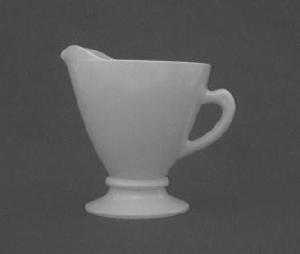
#> input picture module1/images/teacup.jpg, 300 x 254 px
$ python contour-properties-1.11.2.py --image images/teacup.jpg   (older library calls are emulated)
#> lines starting #> are read from the running program, lines starting #| are printed output that depends on the picture; after the words box and inside, x2 and y2 are one past the last pixel; in counts of white or black regions, pixels touching at a corner belong together; long printed decimals are rounded
# import the necessary packages
################################################################
# See this page for discussion https://gurus.pyimagesearch.com/topic/simple-contour-properties/
################################################################


# import the necessary packages
import numpy as np
import argparse
import cv2
import imutils

# construct the argument parser and parse the arguments
ap = argparse.ArgumentParser()
ap.add_argument("-i", "--image", required=True, help="Path to the image")
args = vars(ap.parse_args())

# load the image and convert it to grayscale
image = cv2.imread(args["image"])
#> image is the input picture: shape (254, 300, 3); min 62, max 199, mean 89.6
gray = cv2.cvtColor(image, cv2.COLOR_BGR2GRAY)

# find external contours in the image
cnts = cv2.findContours(gray.copy(), cv2.RETR_EXTERNAL, cv2.CHAIN_APPROX_SIMPLE)
#> cnts = 1 contour; box (x1, y1, x2, y2) and area: (0, 0, 300, 254) 75647
cnts = imutils.grab_contours(cnts)
#> cnts = [[[0, 0], [0, 253], [299, 253], [299, 0]]]
clone = image.copy()

# loop over the contours
for c in cnts:
    # compute the moments of the contour which can be used to compute the
    # centroid or "center of mass" of the region
    M = cv2.moments(c)
    # print("For this countour, M looks like this {}".format(M))
    cX = int(M["m10"] / M["m00"])
    cY = int(M["m01"] / M["m00"])

    # draw the center of the contour on the image
    cv2.circle(clone, (cX, cY), 10, (255, 0, 0), -1)
#> this loop made 1 pass
#> (c, cX, cY) on pass 1: ([[0, 0], [0, 253], [299, 253], [299, 0]], 149, 126)
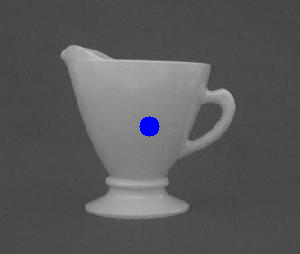
#> clone: shape (254, 300, 3); 0.42% of pixels changed, all inside (x1, y1, x2, y2) = (139, 116, 160, 137)

# show the output image
cv2.imshow("Centroids", clone)
cv2.waitKey(0)


clone = image.copy()
# loop over the contours again
for (i, c) in enumerate(cnts):
    # compute the area and the perimeter of the contour
    area = cv2.contourArea(c)
    perimeter = cv2.arcLength(c, True)
    print("Contour #{} -- area: {:.2f}, perimeter: {:.2f}".format(i + 1, area, perimeter))

    # draw the contour on the image
    cv2.drawContours(clone, [c], -1, (0, 255, 0), 2)

    # compute the center of the contour and draw the contour number
    M = cv2.moments(c)
    cX = int(M["m10"] / M["m00"])
    cY = int(M["m01"] / M["m00"])
    print("Centroid for contour {} is located at ({},{})".format(i + 1,cX,cY ))
    cv2.putText(clone, "#{}".format(i + 1), (cX - 20, cY), cv2.FONT_HERSHEY_SIMPLEX,
                1.25, (255, 255, 255), 4)
#> this loop made 1 pass
#> (c, area, perimeter, cX, cY) on pass 1: ([[0, 0], [0, 253], [299, 253], [299, 0]], 75647, 1104, 149, 126)
#| Contour #1 -- area: 75647.00, perimeter: 1104.00
#| Centroid for contour 1 is located at (149,126)
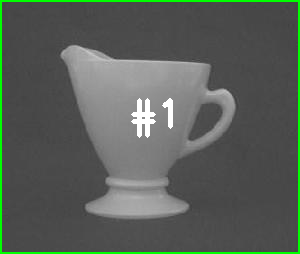
#> clone: shape (254, 300, 3); 3.78% of pixels changed, all inside (x1, y1, x2, y2) = (0, 0, 300, 254)

# show the output image
cv2.imshow("Contours", clone)
cv2.waitKey()

# clone the original image
clone = image.copy()

# loop over the contours
for (i, c) in enumerate(cnts):
    # fit a bounding box to the contour
    (x, y, w, h) = cv2.boundingRect(c)
    print("Bunding rect for contour {} x={} y={} w={} h={})".format(i + 1, x, y, w, h))
    cv2.rectangle(clone, (x, y), (x + w, y + h), (255, 0, 0), 1)
#> this loop made 1 pass
#> (c, x, y, w, h) on pass 1: ([[0, 0], [0, 253], [299, 253], [299, 0]], 0, 0, 300, 254)
#| Bunding rect for contour 1 x=0 y=0 w=300 h=254)
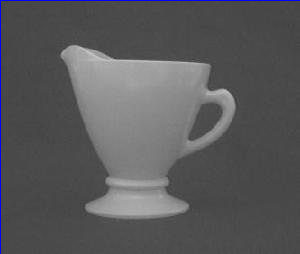
#> clone: shape (254, 300, 3); 0.73% of pixels changed, all inside (x1, y1, x2, y2) = (0, 0, 300, 254)

# show the output image
cv2.imshow("Bounding Boxes", clone)
cv2.waitKey(0)

# loop over the contours
for c in cnts:
    # fit a rotated bounding box to the contour and draw a rotated bounding box
    box = cv2.minAreaRect(c)
    box = np.int0(cv2.cv.BoxPoints(box) if imutils.is_cv2() else cv2.boxPoints(box))
    cv2.drawContours(clone, [box], -1, (0, 255, 0), 2)
#> this loop made 1 pass
#> (c, box) on pass 1: ([[0, 0], [0, 253], [299, 253], [299, 0]], [[299, 253], [0, 253], [0, 0], [299, 0]])
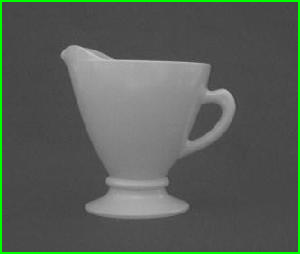
#> clone: shape (254, 300, 3); 2.89% of pixels changed, all inside (x1, y1, x2, y2) = (0, 0, 300, 254)

# show the output image
cv2.imshow("Rotated Bounding Boxes", clone)
cv2.waitKey(0)
clone = image.copy()
# loop over the contours
for (i, c) in enumerate(cnts):
    # fit a minimum enclosing circle to the contour
    ((x, y), radius) = cv2.minEnclosingCircle(c)
    print("Min circle for contour {} centered at point ({},{}) with a radius of {}".format(i + 1, x, y, radius))
    cv2.circle(clone, (int(x), int(y)), int(radius), (255, 0, 0), 1)
#> this loop made 1 pass
#> (c, x, y, radius) on pass 1: ([[0, 0], [0, 253], [299, 253], [299, 0]], 149.5, 126.5, 195.8)
#| Min circle for contour 1 centered at point (149.5,126.5) with a radius of 195.838

# show the output image
cv2.imshow("Min-Enclosing Circles", clone)
cv2.waitKey(0)
clone = image.copy()
for c in cnts:
    # to fit an ellipse, our contour must have at least 5 points
    if len(c) >= 5:
        # fit an ellipse to the contour
        ellipse = cv2.fitEllipse(c)
        cv2.ellipse(clone, ellipse, (0, 255, 0), 2)
#> this loop made 1 pass
#> c on pass 1: [[0, 0], [0, 253], [299, 253], [299, 0]]

# show the output image
cv2.imshow("Ellipses", clone)
cv2.waitKey(0)

cv2.destroyAllWindows()
